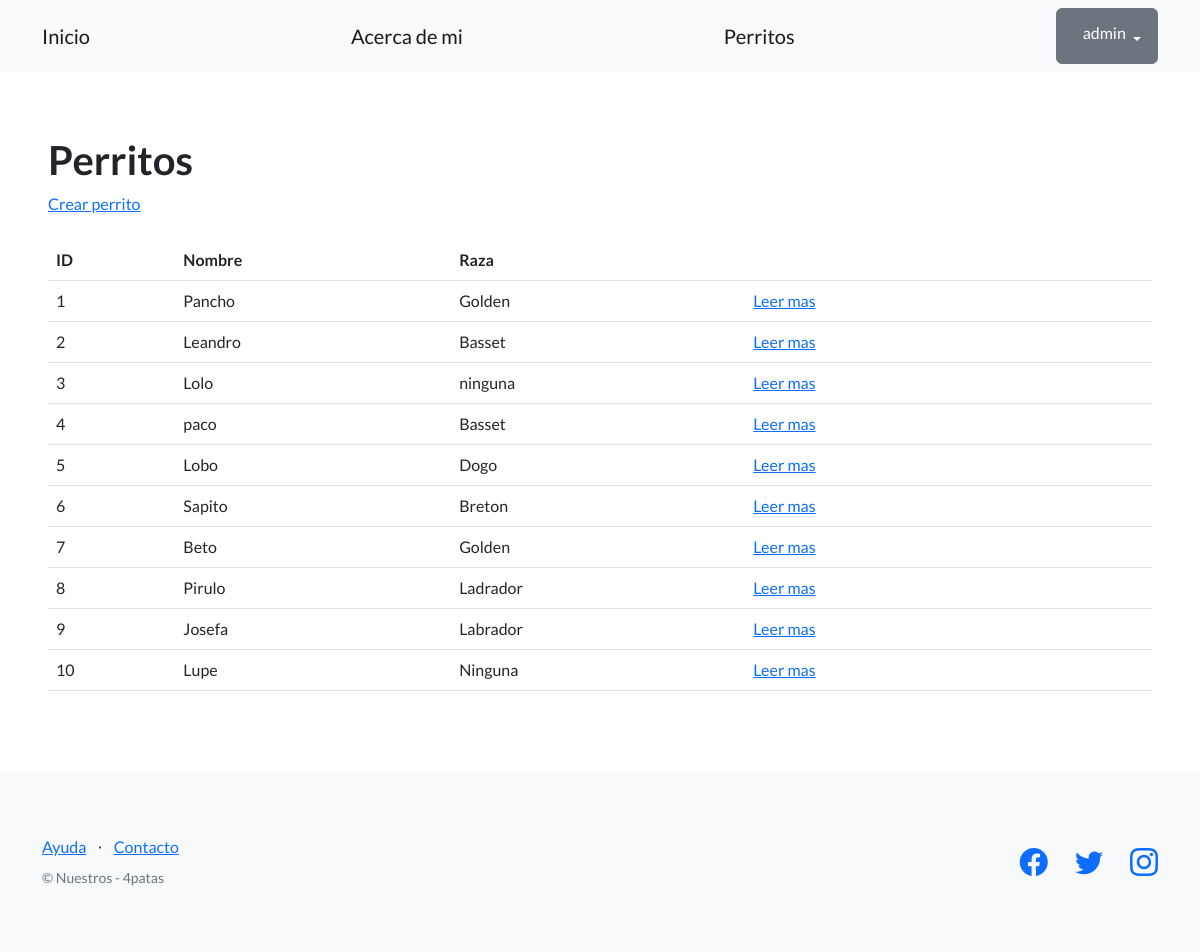
Page /pages/perritos/ (signed in) on the committed database.
### app_blog/models.py (models this page shows, shortened)
class Perro(models.Model):
    nombre = models.CharField(max_length=64)
    raza =  models.CharField(max_length=64, blank=True)
    fecha_nacimiento = models.DateField(null=True)
    descripcion = models.CharField(max_length=256)
    creador = models.ForeignKey(User, on_delete=models.SET_NULL, null=True)#linea creador

### app_blog/views.py (the view)
# urls.py: path("perritos/", PerroListView.as_view(), name="mostrar_perritos"),
class PerroListView(ListView):
    model = Perro
    template_name = 'listar_perritos.html'

### app_blog/templates/listar_perritos.html (shortened to what this page needs)
{% extends "base.html" %}
{% block contenido %}
<h1>
    Perritos
</h1>
<a href="{% url 'crear_perritos' %}">Crear perrito</a>
<br><br>
<table class="table">
    <tbody>
        <tr>
            <th>ID</th>
            <th>Nombre</th>
            <th>Raza</th>
            <th></th>
            <th></th>
            <th></th>
        </tr>
        {% if  object_list  %}
            {% for perrito in object_list %}
            <tr>
                <td>{{ perrito.id }}</td>
                <td>{{ perrito.nombre }}</td>
                <td>{{ perrito.raza }}</td>
                <td>
                    <a href="{% url 'ver_perritos' perrito.id %}">Leer mas</a>
                </td>
                <td>
                </td>
                <td>
                {% endfor %}
                {% else %}
                <h1> No hay perritos en la lista</h1>
            {% endif %}
            </td>
        </tr>
    </tbody>
</table>
{% endblock contenido %}

### templates_base/base.html (shortened to what this page needs)
{% load static %}
<!DOCTYPE html>
<html lang="en">
    <head>
        <link href="https://cdn.jsdelivr.net/npm/bootstrap-icons@1.5.0/font/bootstrap-icons.css" rel="stylesheet" type="text/css" />
        <link href="{% static 'css/styles.css' %}" rel="stylesheet" />
    </head>
    <body>
        <nav class="navbar navbar-light bg-light static-top">
            <div class="container">
                <a class="navbar-brand" href="{% url 'inicio' %}">Inicio</a>
                <a class="navbar-brand" href="{% url 'acerca-de-mi' %}">Acerca de mi</a>
                <a class="navbar-brand" href="{% url 'mostrar_perritos' %}">Perritos</a>
                {% if user.is_authenticated %}
                <div class="dropdown">
                    <button class="btn btn-secondary dropdown-toggle" type="button" id="dropdownMenuButton1" data-bs-toggle="dropdown" aria-expanded="false">
                        <div style="display: inline-flex;">
                            <span>{{ user.username }}</span>
                        </div>
                    </button>
                </div>
                {% else %}
                <a class="btn btn-warning" href="{% url 'login' %}">Inicio sesión</a>
                <a class="btn btn-info" href="{% url 'registro' %}">Registro</a>
                {% endif %}
            </div>
        </nav>
        <section style="padding:4rem 3rem;">
            {% block contenido %}
            {% endblock contenido %}
        </section>
        <footer class="footer bg-light">
            <div class="container">
                <div class="row">
                    <div class="col-lg-6 h-100 text-center text-lg-start my-auto">
                        <ul class="list-inline mb-2">
                            <li class="list-inline-item"><a href="#!">Ayuda</a></li>
                            <li class="list-inline-item">⋅</li>
                            <li class="list-inline-item"><a href="#!">Contacto</a></li>
                        </ul>
                        <p class="text-muted small mb-4 mb-lg-0">&copy; Nuestros - 4patas </p>
                    </div>
                    <div class="col-lg-6 h-100 text-center text-lg-end my-auto">
                        <ul class="list-inline mb-0">
                            <li class="list-inline-item me-4">
                                <a href="https://www.facebook.com"><i class="bi-facebook fs-3"></i></a>
                            </li>
                            <li class="list-inline-item me-4">
                                <a href="https://twitter.com"><i class="bi-twitter fs-3"></i></a>
                            </li>
                            <li class="list-inline-item">
                                <a href="https://www.instagram.com"><i class="bi-instagram fs-3"></i></a>
                            </li>
                        </ul>
                    </div>
                </div>
            </div>
        </footer>
    </body>
</html>

### rows in the picture
Perro: id "1", nombre "Pancho", raza "Golden"
Perro: id "2", nombre "Leandro", raza "Basset"
Perro: id "3", nombre "Lolo", raza "ninguna"
Perro: id "4", nombre "paco", raza "Basset"
Perro: id "5", nombre "Lobo", raza "Dogo"
Perro: id "6", nombre "Sapito", raza "Breton"
Perro: id "7", nombre "Beto", raza "Golden"
Perro: id "8", nombre "Pirulo", raza "Ladrador"
Perro: id "9", nombre "Josefa", raza "Labrador"
Perro: id "10", nombre "Lupe", raza "Ninguna"

### other values in the picture
{{ user.username }} "admin"
